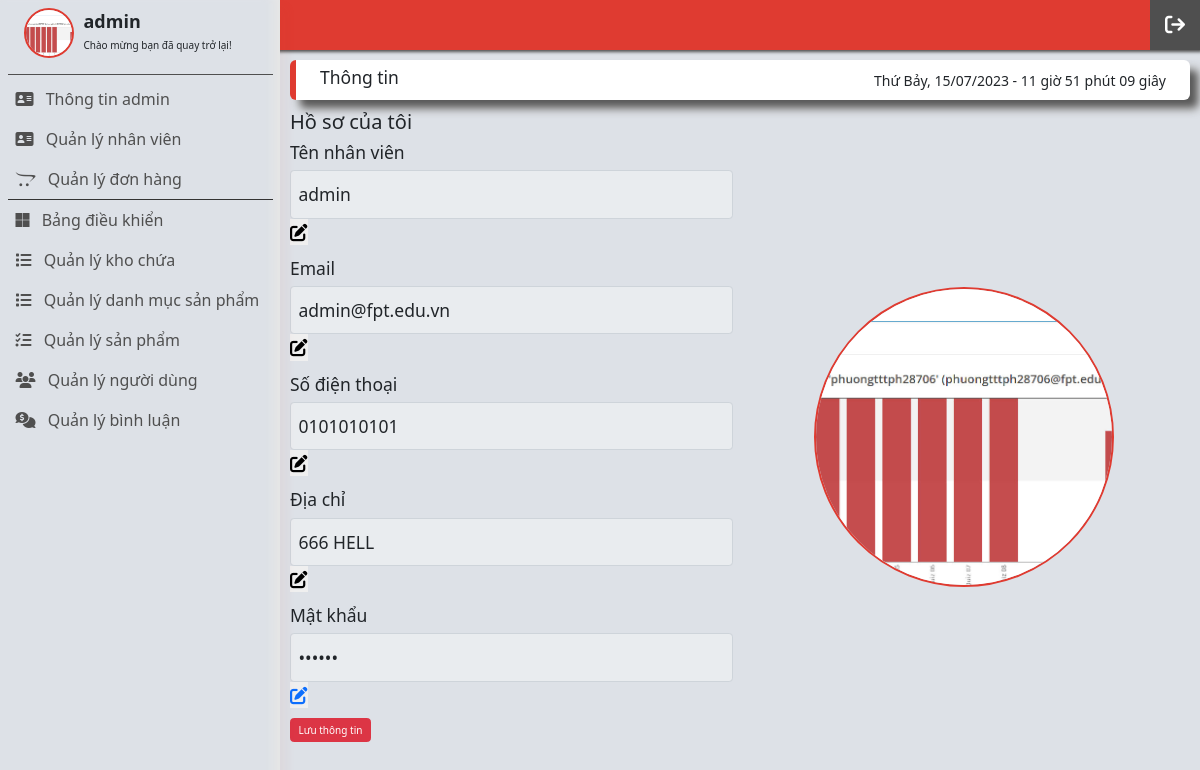
The page /admin/info.php (signed in) on the database its author committed.
### tables this page shows
CREATE TABLE `customer` (
  `id` int(11) NOT NULL COMMENT 'Mã đăng nhập',
  `name_customer` varchar(250) NOT NULL COMMENT 'Họ và tên',
  `passWord` varchar(60) NOT NULL COMMENT 'Mật khẩu',
  `email` varchar(250) NOT NULL COMMENT 'Địa chỉ email',
  `address` varchar(250) NOT NULL COMMENT 'Địa chỉ',
  `phone_number` varchar(10) NOT NULL COMMENT 'số điện thoại',
  `picture` varchar(250) DEFAULT NULL COMMENT 'Tên hình ảnh',
  `active` bit(1) DEFAULT b'0' COMMENT 'Trạng thái kích hoạt',
  `role` int(1) NOT NULL COMMENT 'Vai trò'
);

### admin/templates/admin/layout.php (called while the page is built)
<?php
include('head.php');
include('header.php');
include('content.php');
include('footer.php');

### admin/controllers/c_info.php (called while the page is built, shortened)
<?php
class c_info
{
    public function index()
    {
        include('models/m_customers.php');
        $m_customer = new m_customer();
        if(isset($_SESSION['admin_id']) && $_SESSION['admin_role'] == 1) {
            $user = $m_customer -> getCustomerById();
        } else {
            header("notfound.php");
        }
        include('templates/admin/layout.php');
    }
}

### admin/models/database.php (called while the page is built, shortened)
<?php
class database
{
    protected $pdo = NULL;
    protected $sql = '';
    public function __construct()
    {
        try {
            $this->pdo = new PDO("mysql:host=" . DB_HOST . "; dbname=" . DB_NAME, DB_USER, DB_PWD);
            $this->pdo->query('set names "utf8"');
        } catch (PDOException $ex) {
            die($ex->getMessage());
        }
    }
    public function setQuery($sql)
    {
        $this->sql = $sql;
    }
    public function execute($options = array())
    {
        $this->sta = $this->pdo->prepare($this->sql);
        $this->sta->execute();
        return $this->sta;
    }
    public function loadRow($option = array())
    {
        if (!$option) {
            if (!$result = $this->execute())
                return false;
        } else {
            if (!$result = $this->execute($option))
                return false;
        }
        return $result->fetch(PDO::FETCH_OBJ);
    }
}

### admin/models/m_customers.php (called while the page is built, shortened)
<?php
include('database.php');
class m_customer extends database
{
    public function getCustomerById(){
        $sql = "select * FROM customer where id = 1";
        return $this->loadRow();
    }
}

### admin/views/info/v_info.php (the view, shortened to what this page needs)
<main class="content-wrapper">
    <div class="row">
        <div class="col-md-12">
            <div class="app__title">
                <h3 class="app__title-title">Thông tin</h3>
                <div id="clock"></div>
            </div>
        </div>
    </div>
    <div class="row mt-3">
            <h2>Hồ sơ của tôi</h2>
            <div class="col-sm-12 col-md-6">
                <form action="change_info.php" method="POST" enctype="multipart/form-data" >
                    <div class="mb-3 fs-3">
                        <label for="username" class="form-label">Tên nhân viên</label>
                        <input class="form-control py-3 fs-3" type="text" id="name_value" name="user_name"  value="<?php echo $user->name_customer?>" disabled>
                        <button id="change_user_name" type="button"><i class="fa-solid fa-pen-to-square"></i></button>
                    </div>
                    <div class="mb-3 fs-3">
                        <label for="email" class="form-label">Email</label>
                        <input class="form-control py-3 fs-3" type="email" id="email_value" name="email" value="<?php echo $user->email?>" disabled>
                        <button id="change_email" type="button"><i class="fa-solid fa-pen-to-square"></i></button>
                    </div>
                    <div class="mb-3 fs-3">
                        <label for="phone" class="form-label">Số điện thoại</label>
                        <input class="form-control py-3 fs-3" type="text" id="phone_number_value" name="phoneNumber" value="<?php echo $user->phone_number?>" disabled>
                        <button id="change_phone_number" type="button"><i class="fa-solid fa-pen-to-square"></i></button>
                    </div>
                    <div class="mb-3 fs-3">
                        <label for="address" class="form-label">Địa chỉ</label>
                        <input class="form-control py-3 fs-3" type="text" placeholder="address" name="address" id="address_value"  value="<?php echo $user->address?>" disabled>
                        <button id="change_address" type="button"><i class="fa-solid fa-pen-to-square"></i></button>
                    </div>
                    <div class="mb-3 fs-3">
                        <label for="password" class="form-label">Mật khẩu</label>
                        <input class="form-control py-3 fs-3" type="password" placeholder="password" id="password"  value="<?php echo $user->passWord?>" disabled>
                        <button id="change_password" type="button"> <a href="change_pass.php"><i class="fa-solid fa-pen-to-square"></i></a></button>
                    </div>
                    <button class="btn btn-danger" name="btn_save">Lưu thông tin</button>
                </form>
            </div>
            <div class="col-sm-12 col-md-6">
                <div class="text-center d-flex justify-content-center align-items-center" style="height: 100%;">
                <?php if (($_SESSION['admin_id']) && $_SESSION['admin_picture'] == null) { ?>
                    <img src="public/front-end/images/customer/avatar-trang-facebook.jpg" alt="" style="height: 300px; width: 300px; object-fit: cover;" class="sidebar__admin-avatar">
                <?php } else { ?>
                    <img src="public/front-end/images/customer/<?= $_SESSION['admin_picture']; ?>" alt="" style="height: 300px; width: 300px; object-fit: cover;"
                    class="sidebar__admin-avatar">
                <?php } ?>
                </div>
            </div>
        </div>
    </main>

### admin/public/front-end/scss/main.css (style rules this page uses)
* { margin: 0; padding: 0; box-sizing: border-box; }
html { font-size: 62.5%; line-height: 1.6; font-family: "Roboto Mono", monospace; }
body { background-color: #dde1e7; }
a { text-decoration: none; }
button, input { outline: none; border: none; }
.sidebar__admin-avatar { height: 5rem; width: 5rem; -o-object-fit: cover; object-fit: cover; border-radius: 50%; -webkit-border-radius: 50%; -moz-border-radius: 50%; -ms-border-radius: 50%; -o-border-radius: 50%; border: 2px solid #df3b31; margin-bottom: 0.8rem; margin-right: 1rem; }

### admin/public/front-end/scss/content.css (style rules this page uses)
* { margin: 0; padding: 0; box-sizing: border-box; }
.content-wrapper { padding: 1rem; margin-top: 5rem; width: calc(100vw - 28rem); margin-left: 28rem; }
.content-wrapper .app__title { height: 4rem; background-color: #fff; border-radius: 0.6rem; -webkit-border-radius: 0.6rem; -moz-border-radius: 0.6rem; -ms-border-radius: 0.6rem; -o-border-radius: 0.6rem; display: flex; justify-content: space-between; align-items: center; border-left: 0.6rem solid #df3b31; box-shadow: 9px 9px 9px #5a5a5a, 9px 9px 9px #ffffff; }
.content-wrapper .app__title-title { margin-left: 2.4rem; }
.content-wrapper .app__title #clock { margin-right: 2.4rem; font-size: 1.4rem; font-weight: 500; }
::placeholder { text-align: left; font-size: 1.6rem; color: #000; }

### rows shown on the page
customer: user_name "admin", email "admin@fpt.edu.vn", phoneNumber "0101010101", address "666 HELL"

### other values the page prints
$_SESSION['admin_name'] "admin"
